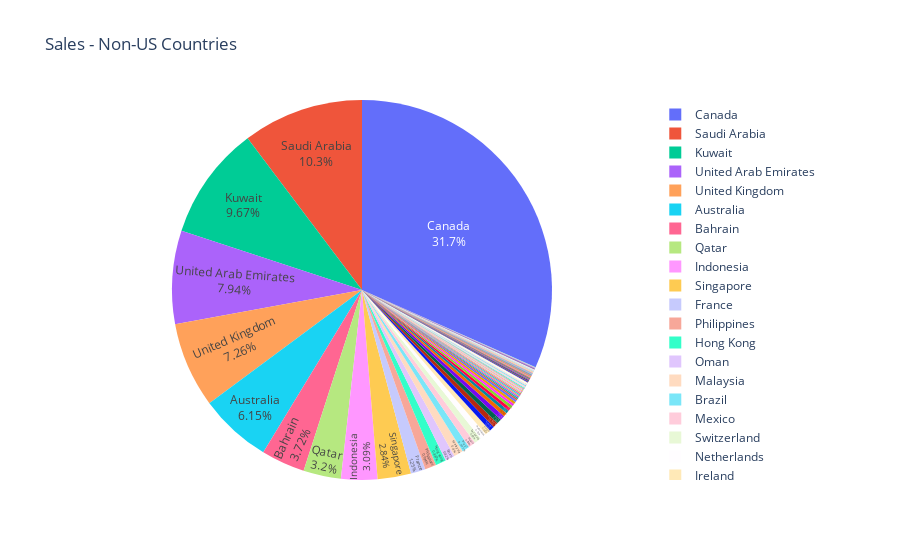

The notebook cell this image was saved under:
### Code cell
# Plotly pie chart - net sales by "country" column value
Sales_fig = px.pie(per_country_sales, names="country", values="net_sales", title="Sales - Non-US Countries",
    labels={"country" : 'Country', "net_sales" :'Sales in $'})
Sales_fig.update_traces(textposition='inside', textinfo='percent+label')

Sales_fig.show()

### Figure 1 — Plotly figure (JSON) as saved in the notebook; plotly's stock layout.template omitted (floating-point values rounded to 4 significant figures)
{"data": [{"domain": {"x": [0, 1], "y": [0, 1]}, "hovertemplate": "Country=%{label}<br>Sales in $=%{value}<extra></extra>", "labels": ["Albania", "Armenia", "Aruba", "Australia", "Austria", "Bahamas", "Bahrain", "Bangladesh", "Barbados", "Belgium", "Belize", "Bermuda", "Brazil", "Brunei", "Bulgaria", "Cambodia", "Canada", "Cayman Islands", "Chile", "China", "Colombia", "Croatia", "Curaçao", "Cyprus", "Czech Republic", "Denmark", "Dominican Republic", "Ecuador", "Egypt", "El Salvador", "Estonia", "Finland", "France", "French Polynesia", "Germany", "Ghana", "Greece", "Guatemala", "Haiti", "Holy See (Vatican City State)", "Honduras", "Hong Kong", "Iceland", "India", "Indonesia", "Ireland", "Israel", "Jamaica", "Japan", "Jersey", "Jordan", "Kazakhstan", "Kenya", "Kuwait", "Lao People's Democratic Republic", "Lebanon", "Lithuania", "Luxembourg", "Macao", "Malaysia", "Maldives", "Malta", "Mauritania", "Mauritius", "Mexico", "Moldova, Republic Of", "Mongolia", "Morocco", "Namibia", "Netherlands", "New Zealand", "Nigeria", "Norway", "Oman", "Pakistan", "Panama", "Paraguay", "Peru", "Philippines", "Poland", "Portugal", "Qatar", "Romania", "Russia", "Saint Lucia", "Saudi Arabia", "Serbia", "Singapore", "Slovakia", "Slovenia", "South Africa", "South Korea", "Spain", "Sri Lanka", "Sweden", "Switzerland", "Taiwan", "Thailand", "Trinidad And Tobago", "Turks And Caicos Islands", "Ukraine", "United Arab Emirates", "United Kingdom", "Venezuela", "Vietnam", "Zambia"], "legendgroup": "", "name": "", "showlegend": true, "textinfo": "percent+label", "textposition": "inside", "type": "pie", "values": [24.75, 27.5, 118.9, 24100.0, 187.8, 329.0, 14580.0, 117.9, 387.0, 487.8, 22.5, 386.8, 2533.0, 781.4, 91.13, 1096.0, 124000.0, 19.99, 268.4, 201.2, 418.4, 22.5, 24.75, 200.7, 118.2, 825.9, 354.5, 120.0, 418.6, 1238.0, 40.8, 241.7, 4897.0, 22.5, 380.3, 22.28, 39.98, 1673.0, 75, 9.99, 29.98, 3475.0, 1636.0, 191.2, 12090.0, 1885.0, 252.4, 267.6, 1049.0, 38.66, 210.5, 190.7, 87.76, 37880.0, 85.46, 303.0, 127.5, 249.0, 261.1, 3133.0, 304.0, 18.92, 25, 30, 2359.0, 34.99, 46.87, 67.5, 42.47, 2154.0, 1659.0, 429.3, 970.8, 3210.0, 131.1, 714.7, 89.49, 108.4, 3813.0, 447.6, 166.3, 12530.0, 178.6, 115.7, 9.99, 40290.0, 9.99, 11120.0, 57.5, 78.75, 188.1, 444.4, 269.7, 50, 1590.0, 2355.0, 310.2, 337.0, 289.5, 18.57, 240.1, 31080.0, 28420.0, 27.5, 305.3, 145.3]}], "layout": {"legend": {"tracegroupgap": 0}, "title": {"text": "Sales - Non-US Countries"}}}
